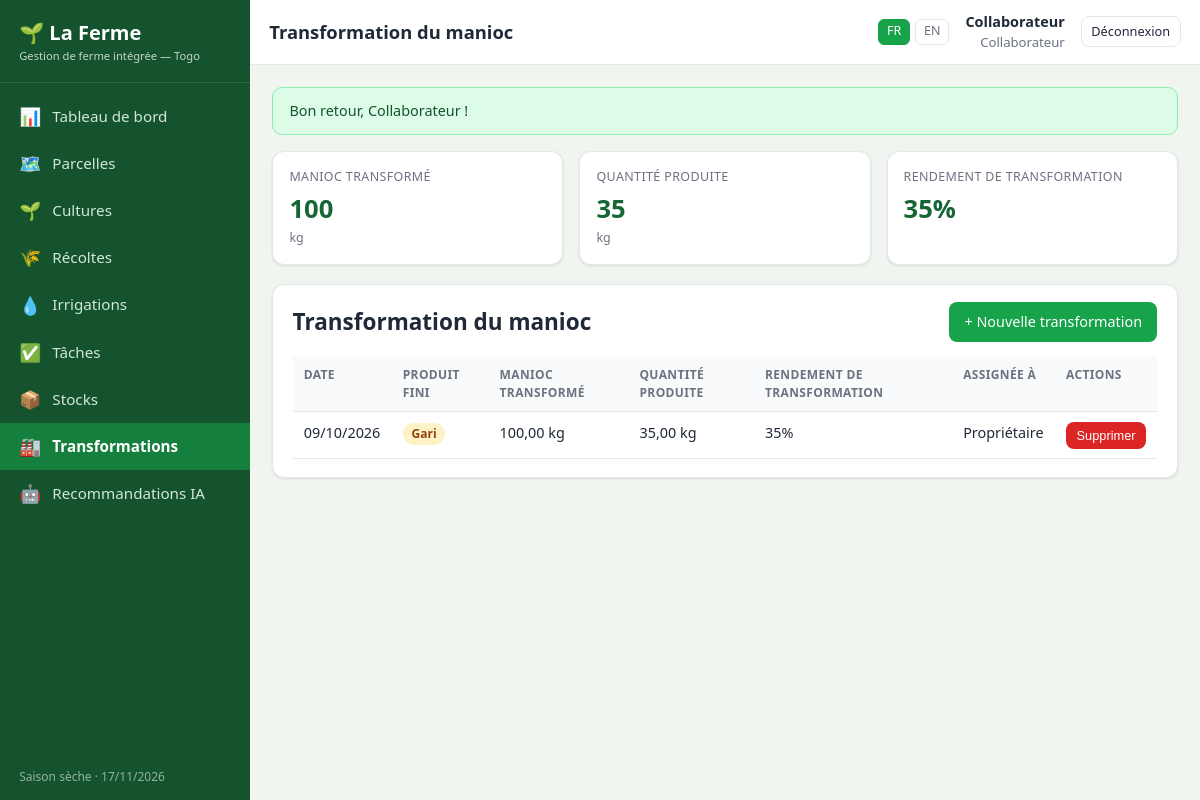
/transformations.php (signed in), run on the app's committed database.
### tables this page shows
CREATE TABLE `users` (
  `id` int(11) NOT NULL,
  `nom` varchar(120) NOT NULL,
  `email` varchar(160) NOT NULL,
  `mot_de_passe` varchar(255) NOT NULL,
  `role` enum('proprietaire','collaborateur') NOT NULL DEFAULT 'collaborateur',
  `langue` enum('fr','en') NOT NULL DEFAULT 'fr',
  `actif` tinyint(1) NOT NULL DEFAULT 1,
  `created_at` datetime NOT NULL DEFAULT current_timestamp()
);

CREATE TABLE `transformations` (
  `id` int(11) NOT NULL,
  `date_transformation` date NOT NULL,
  `produit` enum('gari','tapioca','attieke') NOT NULL,
  `quantite_manioc` decimal(10,2) NOT NULL,
  `quantite_produite` decimal(10,2) NOT NULL,
  `unite` varchar(20) DEFAULT 'kg',
  `user_id` int(11) DEFAULT NULL,
  `created_at` datetime NOT NULL DEFAULT current_timestamp()
);

### includes/functions.php (called while the page is built, shortened)
<?php
require_once __DIR__ . '/db.php';
function current_lang(): string
{
    return $_SESSION['lang'] ?? 'fr';
}
function lang_dict(): array
{
    static $dict = null;
    if ($dict === null) {
        $dict = require __DIR__ . '/../lang/' . current_lang() . '.php';
    }
    return $dict;
}
function t(string $key): string
{
    $dict = lang_dict();
    if (isset($dict[$key])) {
        return $dict[$key];
    }
    return ucfirst(str_replace('_', ' ', $key));
}
function te(string $prefix, $value): string
{
    return t($prefix . '_' . $value);
}
function e($value): string
{
    return htmlspecialchars((string)$value, ENT_QUOTES, 'UTF-8');
}
function get_flashes(): array
{
    $f = $_SESSION['flash'] ?? [];
    return $f;
}
function current_user(): ?array
{
    static $user = null;
    if ($user === null) {
        $user = fetch_one('SELECT * FROM users WHERE id = ? AND actif = 1', [$_SESSION['user_id']]);
    }
    return $user ?: null;
}
function is_logged_in(): bool
{
    return current_user() !== null;
}
function require_login(): void
{
    if (!is_logged_in()) {
        redirect('login.php');
    }
}
function fr_date(?string $date): string
{
    $ts = strtotime($date);
    return $ts ? date('d/m/Y', $ts) : '—';
}
function season_for_month(int $month): string
{
    return ($month >= 4 && $month <= 10) ? 'rainy' : 'dry';
}
function season_label(): string
{
    return t(season_for_month((int)date('n')) === 'rainy' ? 'season_rainy' : 'season_dry');
}

### includes/db.php (called while the page is built, shortened)
<?php
function db(): PDO
{
    static $pdo = null;
    if ($pdo instanceof PDO) {
        return $pdo;
    }
    $dsn = sprintf('mysql:host=%s;port=%s;dbname=%s;charset=utf8mb4', DB_HOST, DB_PORT, DB_NAME);
    try {
        $pdo = new PDO($dsn, DB_USER, DB_PASS, [
            PDO::ATTR_ERRMODE            => PDO::ERRMODE_EXCEPTION,
            PDO::ATTR_DEFAULT_FETCH_MODE => PDO::FETCH_ASSOC,
            PDO::ATTR_EMULATE_PREPARES   => false,
        ]);
    } catch (PDOException $e) {
        http_response_code(500);
        if (APP_DEBUG) {
            die('Connexion à la base de données impossible : ' . $e->getMessage()
                . '<br><br>Avez-vous exécuté <a href="' . BASE_URL . '/install.php">install.php</a> ?');
        }
        die('Erreur de connexion à la base de données.');
    }
    return $pdo;
}
function q(string $sql, array $params = []): PDOStatement
{
    $stmt = db()->prepare($sql);
    $stmt->execute($params);
    return $stmt;
}
function fetch_one(string $sql, array $params = []): ?array
{
    $row = q($sql, $params)->fetch();
    return $row === false ? null : $row;
}
function fetch_all(string $sql, array $params = []): array
{
    return q($sql, $params)->fetchAll();
}
function fetch_value(string $sql, array $params = [])
{
    $v = q($sql, $params)->fetchColumn();
    return $v === false ? null : $v;
}

### transformations.php (the view, shortened to what this page needs)
<?php
require_once __DIR__ . '/includes/functions.php';
require_login();
$active     = 'transformations';
$page_title = t('transformations_title');
$rows = fetch_all(
    'SELECT t.*, u.nom AS auteur FROM transformations t LEFT JOIN users u ON u.id = t.user_id
     ORDER BY t.date_transformation DESC, t.id DESC'
);
$totalManioc = (float)fetch_value('SELECT COALESCE(SUM(quantite_manioc),0) FROM transformations');
$totalProduit = (float)fetch_value('SELECT COALESCE(SUM(quantite_produite),0) FROM transformations');
$rendementGlobal = $totalManioc > 0 ? round($totalProduit / $totalManioc * 100, 1) : 0;
$showForm = ($_GET['action'] ?? '') === 'new';
require __DIR__ . '/includes/header.php';
?>
<?php if ($showForm): ?>
<div class="card">
    <h2><?= e(t('new_transformation')) ?></h2>
    <form method="post">
        <?= csrf_field() ?>
        <input type="hidden" name="action" value="create">
        <div class="form-grid">
            <div class="field">
                <label><?= e(t('date')) ?></label>
                <input type="date" name="date_transformation" required value="<?= e(date('Y-m-d')) ?>">
            </div>
            <div class="field">
                <label><?= e(t('produit_fini')) ?></label>
                <select name="produit">
                    <?php foreach (['gari', 'tapioca', 'attieke'] as $p): ?>
                        <option value="<?= $p ?>"><?= e(te('prod', $p)) ?></option>
                    <?php endforeach; ?>
                </select>
            </div>
            <div class="field">
                <label><?= e(t('quantite_manioc')) ?></label>
                <input type="number" step="0.01" min="0" name="quantite_manioc" required>
            </div>
            <div class="field">
                <label><?= e(t('quantite_produite')) ?></label>
                <input type="number" step="0.01" min="0" name="quantite_produite" required>
            </div>
            <div class="field">
                <label><?= e(t('unite')) ?></label>
                <input type="text" name="unite" value="kg">
            </div>
        </div>
        <div class="form-actions">
            <button class="btn btn-primary" type="submit"><?= e(t('save')) ?></button>
            <a class="btn btn-outline" href="<?= e(BASE_URL) ?>/transformations.php"><?= e(t('cancel')) ?></a>
        </div>
    </form>
</div>
<?php else: ?>
<div class="kpi-grid">
    <div class="kpi">
        <div class="label"><?= e(t('quantite_manioc')) ?></div>
        <div class="value"><?= number_format($totalManioc, 0, ',', ' ') ?></div>
        <div class="sub">kg</div>
    </div>
    <div class="kpi">
        <div class="label"><?= e(t('quantite_produite')) ?></div>
        <div class="value"><?= number_format($totalProduit, 0, ',', ' ') ?></div>
        <div class="sub">kg</div>
    </div>
    <div class="kpi">
        <div class="label"><?= e(t('rendement_transfo')) ?></div>
        <div class="value"><?= $rendementGlobal ?>%</div>
    </div>
</div>
<div class="card">
    <div class="card-head">
        <h2><?= e(t('transformations_title')) ?></h2>
        <a class="btn btn-primary" href="<?= e(BASE_URL) ?>/transformations.php?action=new">+ <?= e(t('new_transformation')) ?></a>
    </div>
    <?php if (!$rows): ?>
        <p class="empty"><?= e(t('no_records')) ?></p>
    <?php else: ?>
        <div class="table-wrap">
            <table class="tbl">
                <thead>
                    <tr>
                        <th><?= e(t('date')) ?></th>
                        <th><?= e(t('produit_fini')) ?></th>
                        <th class="right"><?= e(t('quantite_manioc')) ?></th>
                        <th class="right"><?= e(t('quantite_produite')) ?></th>
                        <th class="right"><?= e(t('rendement_transfo')) ?></th>
                        <th><?= e(t('assigne_a')) ?></th>
                        <th class="right"><?= e(t('actions')) ?></th>
                    </tr>
                </thead>
                <tbody>
                <?php foreach ($rows as $r): ?>
                    <?php $rdt = (float)$r['quantite_manioc'] > 0 ? round((float)$r['quantite_produite'] / (float)$r['quantite_manioc'] * 100, 1) : 0; ?>
                    <tr>
                        <td><?= e(fr_date($r['date_transformation'])) ?></td>
                        <td><span class="badge badge-amber"><?= e(te('prod', $r['produit'])) ?></span></td>
                        <td class="right"><?= number_format((float)$r['quantite_manioc'], 2, ',', ' ') ?> <?= e($r['unite']) ?></td>
                        <td class="right"><?= number_format((float)$r['quantite_produite'], 2, ',', ' ') ?> <?= e($r['unite']) ?></td>
                        <td class="right"><?= $rdt ?>%</td>
                        <td><?= e($r['auteur'] ?: '—') ?></td>
                        <td class="right">
                            <form method="post" class="inline-form" data-confirm="<?= e(t('confirm_delete')) ?>">
                                <button class="btn btn-sm btn-danger" type="submit"><?= e(t('delete')) ?></button>
                            </form>
                        </td>
                    </tr>
                <?php endforeach; ?>
                </tbody>
            </table>
        </div>
    <?php endif; ?>
</div>
<?php endif; ?>
<?php require __DIR__ . '/includes/footer.php'; ?>

### includes/header.php (shortened to what this page needs)
<?php
require_once __DIR__ . '/functions.php';
$__u        = current_user();
$active     = $active ?? '';
$page_title = $page_title ?? t('nav_dashboard');
$__lang     = current_lang();
$__self     = basename($_SERVER['SCRIPT_NAME'] ?? 'index.php');
$__nav = [
    ['index.php',           '📊', t('nav_dashboard')],
    ['parcelles.php',       '🗺️', t('nav_parcelles')],
    ['cultures.php',        '🌱', t('nav_cultures')],
    ['recoltes.php',        '🌾', t('nav_recoltes')],
    ['irrigations.php',     '💧', t('nav_irrigations')],
    ['taches.php',          '✅', t('nav_taches')],
    ['stocks.php',          '📦', t('nav_stocks')],
    ['transformations.php', '🏭', t('nav_transformations')],
];
$__nav[] = ['recommandations.php', '🤖', t('nav_recommandations')];
?>
<!DOCTYPE html>
<html lang="<?= e($__lang) ?>">
<head>
    <link rel="stylesheet" href="<?= e(BASE_URL) ?>/assets/css/style.css">
</head>
<body>
<div class="app">
    <aside class="sidebar">
        <div class="brand">🌱 <?= e(APP_NAME) ?><small><?= e(t('tagline')) ?></small></div>
        <nav>
            <?php foreach ($__nav as $item): ?>
                <a href="<?= e(BASE_URL . '/' . $item[0]) ?>" class="<?= $active === basename($item[0], '.php') ? 'active' : '' ?>">
                    <span class="ico"><?= $item[1] ?></span><?= e($item[2]) ?>
                </a>
            <?php endforeach; ?>
        </nav>
        <div class="side-foot"><?= e(season_label()) ?> · <?= date('d/m/Y') ?></div>
    </aside>
    <div class="main">
        <header class="topbar">
            <h1><?= e($page_title) ?></h1>
            <div class="lang-switch">
                <?php foreach (LANGS as $code => $label):
                    $__q = $_GET;
                    $__q['lang'] = $code; ?>
                    <a href="<?= e($__self . '?' . http_build_query($__q)) ?>" class="<?= $__lang === $code ? 'active' : '' ?>"><?= e(strtoupper($code)) ?></a>
                <?php endforeach; ?>
            </div>
            <div class="who">
                <?php if ($__u): ?>
                    <strong><?= e($__u['nom']) ?></strong>
                    <?= e(te('role', $__u['role'])) ?>
                <?php endif; ?>
            </div>
            <a class="btn btn-outline btn-sm" href="<?= e(BASE_URL) ?>/logout.php"><?= e(t('nav_logout')) ?></a>
        </header>
        <main class="content">
            <?php foreach (get_flashes() as $fl): ?>
                <div class="alert alert-<?= $fl['type'] === 'error' ? 'error' : ($fl['type'] === 'warn' ? 'warn' : 'success') ?>">
                    <?= e($fl['message']) ?>
                </div>
            <?php endforeach; ?>

### data on the page
users: nom "Collaborateur", role "Collaborateur"
transformations: date_transformation "09/10/2026", produit "Gari", quantite_manioc "100,00", unite "kg", quantite_produite "35,00", rdt "35", user.nom "Propriétaire"

### other printed values
APP_NAME "La Ferme"
t('tagline') "Gestion de ferme intégrée — Togo"
$item[1] "📊"
$item[2] "Tableau de bord"
$item[1] "🗺️"
$item[2] "Parcelles"
$item[1] "🌱"
$item[2] "Cultures"
$item[1] "🌾"
$item[2] "Récoltes"
$item[1] "💧"
$item[2] "Irrigations"
$item[1] "✅"
$item[2] "Tâches"
$item[1] "📦"
